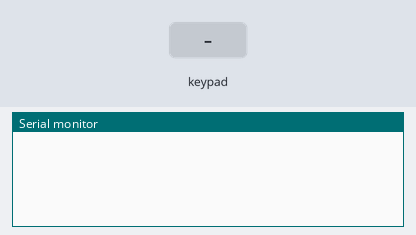
Bench run of a sketch on a simulated Arduino Uno, built with avr-gcc and run on an emulated ATmega328P. Parts: the last lines printed to the serial monitor. The test bench sets the inputs (shaded band).

Above: at 1.2 s.
1.3 s: key '1' pressed
At 1.9 s:
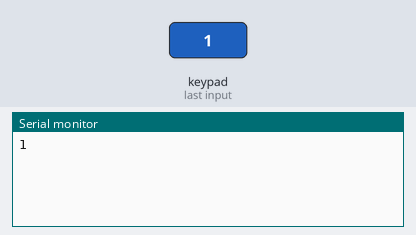
2.8 s: keypad keys 2 3 4 5 * pressed 0.4 s apart
At 5.5 s:
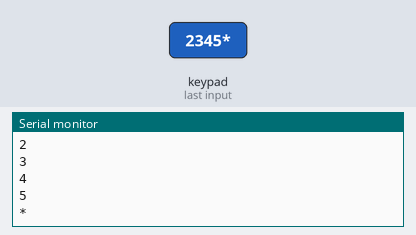
6.3 s: key 'C' pressed
At 7.2 s:
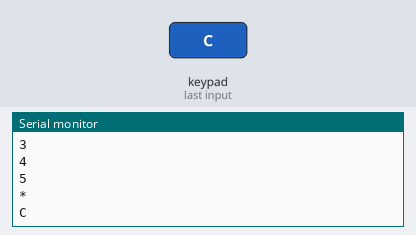
7.8 s: keypad keys 8 / 2 = pressed 0.4 s apart
At 8.46 s:
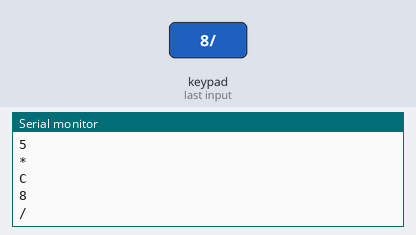
Timing chart, 0 to 10.8 s (numbered marks = the images above; inputs shaded):
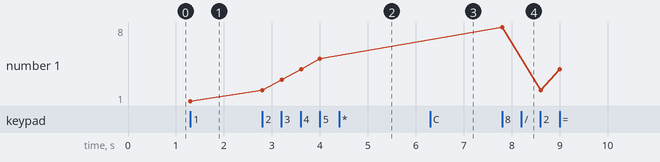

The sketch:

sketch_nov13a_keypad.ino
```cpp
#include <Keypad.h>

const byte ROWS = 4; // four rows
const byte COLS = 4; // four columns

char hexaKeys[ROWS][COLS] = {
  {'1', '2', '3', '+'},
  {'4', '5', '6', '-'},
  {'7', '8', '9', '*'},
  {'C', '0', '=', '/'}
};

byte rowPins[ROWS] = {2, 3, 4, 5};    // connect to the row pinouts of the keypad
byte colPins[COLS] = {6, 7, 8, 9};    // connect to the column pinouts of the keypad

Keypad customKeypad = Keypad(makeKeymap(hexaKeys), rowPins, colPins, ROWS, COLS);

String currentNumber = ""; // to keep track of the entered number
int firstOperand = 0;
int secondOperand = 0;
char currentOperator = '\0';
bool isOperatorPressed = false;
bool isResultDisplayed = false;

void setup() {
  Serial.begin(9600);
}

void loop() {
  char customKey = customKeypad.getKey();

  if (customKey) {
    // Check if the key is a number
    if (customKey >= '0' && customKey <= '9') {
      if (isResultDisplayed) {
        currentNumber = "";
        isResultDisplayed = false;
      }
      currentNumber += customKey;
      Serial.println(customKey);
    }
    // Check if the key is an operator
    else if (customKey == '+' || customKey == '-' || customKey == '*' || customKey == '/') {
      if (!isOperatorPressed && currentNumber != "") {
        firstOperand = currentNumber.toInt();
        currentOperator = customKey;
        isOperatorPressed = true;
        currentNumber = "";
        Serial.println(customKey);
      }
    }
    // Check if the key is equals (=)
    else if (customKey == '=') {
      if (isOperatorPressed && currentNumber != "") {
        secondOperand = currentNumber.toInt();
        int result = 0;
        switch (currentOperator) {
          case '+':
            result = firstOperand + secondOperand;
            break;
          case '-':
            result = firstOperand - secondOperand;
            break;
          case '*':
            result = firstOperand * secondOperand;
            break;
          case '/':
            if (secondOperand != 0) {
              result = firstOperand / secondOperand;
            }
            break;
        }
        Serial.println(result);
        currentNumber = String(result);
        isOperatorPressed = false;
        isResultDisplayed = true;
      }
    }
    // Check if the key is clear (C)
    else if (customKey == 'C') {
      firstOperand = 0;
      secondOperand = 0;
      currentOperator = '\0';
      currentNumber = "";
      isOperatorPressed = false;
      Serial.println("C");
    }
  }
}
```

Measured:
- after the input at 1.3 s, the serial monitor: prints a new line at once (image 1)
- after the input at 2.8 s, the serial monitor: prints a new line at once (image 2)
- after the input at 6.3 s, the serial monitor: prints a new line at once (image 3)
- after the input at 7.8 s, the serial monitor: prints a new line at once (image 4)
- plotted number 1: 1 → 5 after the input at 2.8 s, 5 → 4 after the input at 7.8 s
